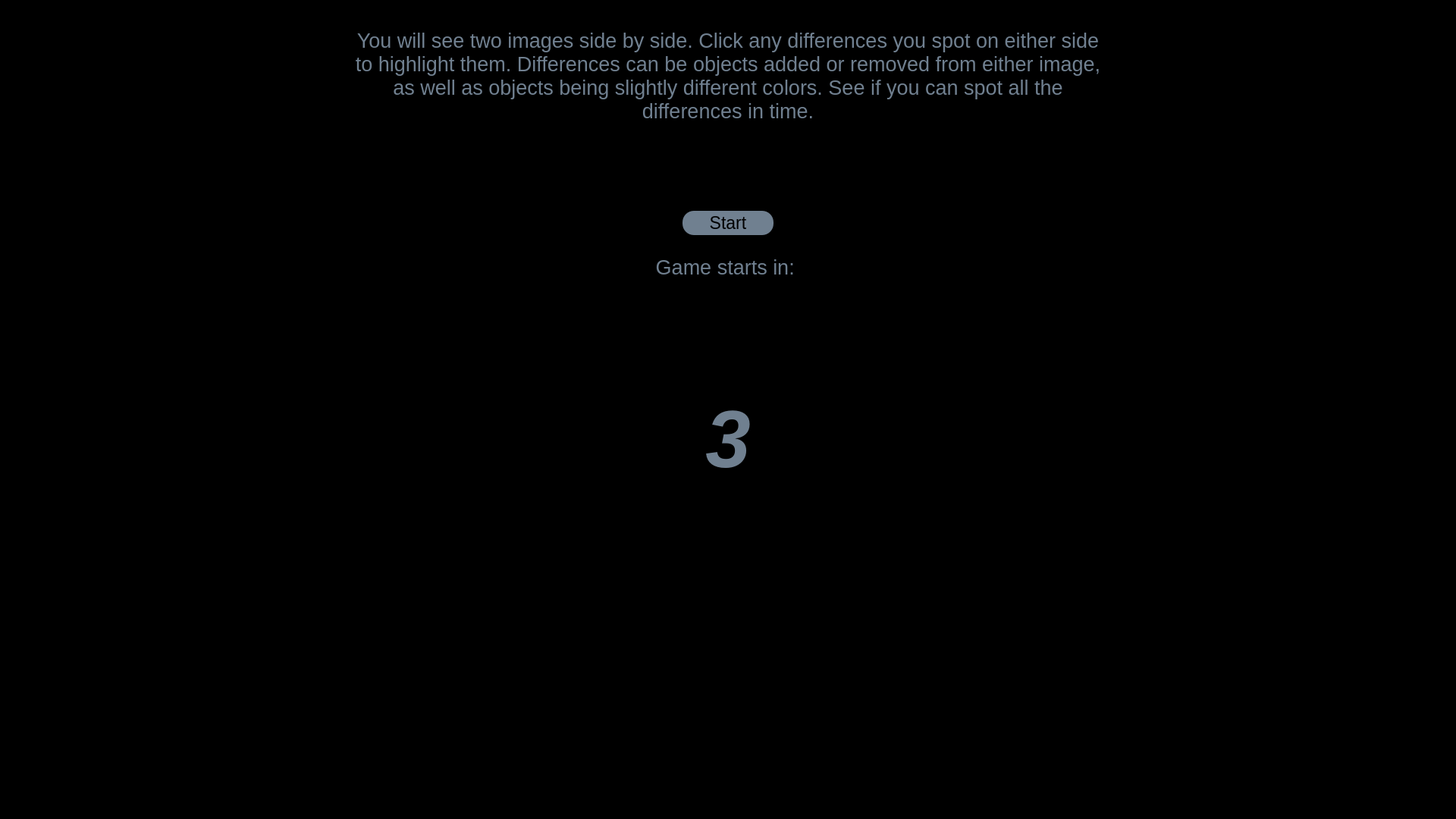
<?xml version="1.0" encoding="UTF-8"?>
<ui version="4.0">
 <class>ReadyForm</class>
 <widget class="QWidget" name="ReadyForm">
  <property name="geometry">
   <rect>
    <x>0</x>
    <y>0</y>
    <width>1920</width>
    <height>1080</height>
   </rect>
  </property>
  <property name="minimumSize">
   <size>
    <width>0</width>
    <height>0</height>
   </size>
  </property>
  <property name="maximumSize">
   <size>
    <width>16777215</width>
    <height>16777215</height>
   </size>
  </property>
  <property name="windowTitle">
   <string>Form</string>
  </property>
  <property name="styleSheet">
   <string notr="true">background-color: black</string>
  </property>
  <layout class="QVBoxLayout" name="verticalLayout_3">
   <item>
    <widget class="QStackedWidget" name="stackedWidget">
     <property name="minimumSize">
      <size>
       <width>0</width>
       <height>0</height>
      </size>
     </property>
     <property name="currentIndex">
      <number>0</number>
     </property>
     <widget class="QWidget" name="startPage">
      <property name="minimumSize">
       <size>
        <width>0</width>
        <height>0</height>
       </size>
      </property>
      <layout class="QVBoxLayout" name="verticalLayout_4">
       <item alignment="Qt::AlignHCenter">
        <widget class="QFrame" name="buttonFrame">
         <property name="minimumSize">
          <size>
           <width>0</width>
           <height>300</height>
          </size>
         </property>
         <property name="maximumSize">
          <size>
           <width>16777215</width>
           <height>300</height>
          </size>
         </property>
         <property name="frameShape">
          <enum>QFrame::StyledPanel</enum>
         </property>
         <property name="frameShadow">
          <enum>QFrame::Raised</enum>
         </property>
         <layout class="QVBoxLayout" name="verticalLayout_2">
          <item alignment="Qt::AlignHCenter|Qt::AlignVCenter">
           <widget class="QLabel" name="helpLabel">
            <property name="minimumSize">
             <size>
              <width>1000</width>
              <height>140</height>
             </size>
            </property>
            <property name="maximumSize">
             <size>
              <width>400</width>
              <height>64</height>
             </size>
            </property>
            <property name="font">
             <font>
              <pointsize>20</pointsize>
             </font>
            </property>
            <property name="styleSheet">
             <string notr="true">color: slategrey;</string>
            </property>
            <property name="text">
             <string>You will see two images side by side. Click any differences you spot on either side to highlight them. Differences can be objects added or removed from either image, as well as objects being slightly different colors. See if you can spot all the differences in time.</string>
            </property>
            <property name="alignment">
             <set>Qt::AlignCenter</set>
            </property>
            <property name="wordWrap">
             <bool>true</bool>
            </property>
           </widget>
          </item>
          <item alignment="Qt::AlignHCenter|Qt::AlignBottom">
           <widget class="QPushButton" name="startButton">
            <property name="minimumSize">
             <size>
              <width>120</width>
              <height>32</height>
             </size>
            </property>
            <property name="maximumSize">
             <size>
              <width>120</width>
              <height>32</height>
             </size>
            </property>
            <property name="font">
             <font>
              <pointsize>17</pointsize>
             </font>
            </property>
            <property name="styleSheet">
             <string notr="true">QPushButton#startButton { 
	background-color: slategrey; 
	border-radius: 15px;
	color: black; 
}

QPushButton#startButton:hover { 
	background-color: rgb(142, 158, 174); 
	border-radius: 15px;
	border: 2px solid slategrey;
}

</string>
            </property>
            <property name="text">
             <string>Start</string>
            </property>
           </widget>
          </item>
         </layout>
        </widget>
       </item>
       <item alignment="Qt::AlignHCenter">
        <widget class="QFrame" name="countdownFrame">
         <property name="minimumSize">
          <size>
           <width>0</width>
           <height>380</height>
          </size>
         </property>
         <property name="maximumSize">
          <size>
           <width>16777215</width>
           <height>400</height>
          </size>
         </property>
         <property name="frameShape">
          <enum>QFrame::StyledPanel</enum>
         </property>
         <property name="frameShadow">
          <enum>QFrame::Raised</enum>
         </property>
         <layout class="QVBoxLayout" name="verticalLayout">
          <item alignment="Qt::AlignHCenter|Qt::AlignTop">
           <widget class="QLabel" name="infoLabel">
            <property name="minimumSize">
             <size>
              <width>400</width>
              <height>32</height>
             </size>
            </property>
            <property name="maximumSize">
             <size>
              <width>400</width>
              <height>32</height>
             </size>
            </property>
            <property name="font">
             <font>
              <pointsize>20</pointsize>
             </font>
            </property>
            <property name="styleSheet">
             <string notr="true">color: slategrey;</string>
            </property>
            <property name="text">
             <string>Game starts in: </string>
            </property>
            <property name="alignment">
             <set>Qt::AlignCenter</set>
            </property>
           </widget>
          </item>
          <item alignment="Qt::AlignHCenter|Qt::AlignTop">
           <widget class="QLabel" name="countdownLabel">
            <property name="minimumSize">
             <size>
              <width>120</width>
              <height>120</height>
             </size>
            </property>
            <property name="maximumSize">
             <size>
              <width>120</width>
              <height>120</height>
             </size>
            </property>
            <property name="font">
             <font>
              <pointsize>80</pointsize>
              <italic>true</italic>
              <bold>true</bold>
             </font>
            </property>
            <property name="styleSheet">
             <string notr="true">color: slategrey;</string>
            </property>
            <property name="text">
             <string>3</string>
            </property>
            <property name="alignment">
             <set>Qt::AlignCenter</set>
            </property>
           </widget>
          </item>
         </layout>
        </widget>
       </item>
       <item>
        <spacer name="verticalSpacer">
         <property name="orientation">
          <enum>Qt::Vertical</enum>
         </property>
         <property name="sizeHint" stdset="0">
          <size>
           <width>20</width>
           <height>40</height>
          </size>
         </property>
        </spacer>
       </item>
      </layout>
     </widget>
     <widget class="QWidget" name="selectPage">
      <property name="minimumSize">
       <size>
        <width>0</width>
        <height>0</height>
       </size>
      </property>
      <layout class="QVBoxLayout" name="verticalLayout_9">
       <item alignment="Qt::AlignHCenter">
        <widget class="QFrame" name="frame">
         <property name="minimumSize">
          <size>
           <width>260</width>
           <height>300</height>
          </size>
         </property>
         <property name="maximumSize">
          <size>
           <width>260</width>
           <height>150</height>
          </size>
         </property>
         <property name="frameShape">
          <enum>QFrame::StyledPanel</enum>
         </property>
         <property name="frameShadow">
          <enum>QFrame::Raised</enum>
         </property>
         <layout class="QVBoxLayout" name="verticalLayout_6">
          <item alignment="Qt::AlignHCenter">
           <widget class="QLabel" name="countdownLabel2">
            <property name="minimumSize">
             <size>
              <width>120</width>
              <height>120</height>
             </size>
            </property>
            <property name="maximumSize">
             <size>
              <width>120</width>
              <height>120</height>
             </size>
            </property>
            <property name="font">
             <font>
              <pointsize>80</pointsize>
              <italic>true</italic>
              <bold>true</bold>
             </font>
            </property>
            <property name="styleSheet">
             <string notr="true">color: slategrey;</string>
            </property>
            <property name="text">
             <string/>
            </property>
            <property name="alignment">
             <set>Qt::AlignCenter</set>
            </property>
           </widget>
          </item>
          <item>
           <widget class="QPushButton" name="restartButton">
            <property name="minimumSize">
             <size>
              <width>240</width>
              <height>40</height>
             </size>
            </property>
            <property name="maximumSize">
             <size>
              <width>240</width>
              <height>34</height>
             </size>
            </property>
            <property name="font">
             <font>
              <pointsize>17</pointsize>
             </font>
            </property>
            <property name="styleSheet">
             <string notr="true">QPushButton#restartButton { 
	background-color: slategrey; 
	border-radius: 20px;
	color: black; 
}

QPushButton#restartButton:hover { 
	background-color: rgb(142, 158, 174); 
	border-radius: 20px;
	border: 2px solid slategrey;
}

</string>
            </property>
            <property name="text">
             <string>Restart This Image</string>
            </property>
           </widget>
          </item>
          <item>
           <widget class="QPushButton" name="startNewButton">
            <property name="minimumSize">
             <size>
              <width>240</width>
              <height>40</height>
             </size>
            </property>
            <property name="maximumSize">
             <size>
              <width>240</width>
              <height>34</height>
             </size>
            </property>
            <property name="font">
             <font>
              <pointsize>17</pointsize>
             </font>
            </property>
            <property name="styleSheet">
             <string notr="true">QPushButton#startNewButton { 
	background-color: slategrey; 
	border-radius: 20px;
	color: black; 
}

QPushButton#startNewButton:hover { 
	background-color: rgb(142, 158, 174); 
	border-radius: 20px;
	border: 2px solid slategrey;
}

</string>
            </property>
            <property name="text">
             <string>Start New Image</string>
            </property>
           </widget>
          </item>
         </layout>
        </widget>
       </item>
      </layout>
     </widget>
     <widget class="QWidget" name="endPage">
      <property name="minimumSize">
       <size>
        <width>0</width>
        <height>0</height>
       </size>
      </property>
      <layout class="QVBoxLayout" name="verticalLayout_5">
       <item alignment="Qt::AlignHCenter|Qt::AlignTop">
        <widget class="QFrame" name="frame_3">
         <property name="minimumSize">
          <size>
           <width>1000</width>
           <height>800</height>
          </size>
         </property>
         <property name="maximumSize">
          <size>
           <width>1200</width>
           <height>800</height>
          </size>
         </property>
         <property name="frameShape">
          <enum>QFrame::StyledPanel</enum>
         </property>
         <property name="frameShadow">
          <enum>QFrame::Raised</enum>
         </property>
         <layout class="QVBoxLayout" name="verticalLayout_8">
          <item>
           <widget class="QLabel" name="endLabel">
            <property name="minimumSize">
             <size>
              <width>1000</width>
              <height>140</height>
             </size>
            </property>
            <property name="maximumSize">
             <size>
              <width>400</width>
              <height>64</height>
             </size>
            </property>
            <property name="font">
             <font>
              <pointsize>70</pointsize>
             </font>
            </property>
            <property name="styleSheet">
             <string notr="true">color: slategrey;</string>
            </property>
            <property name="text">
             <string>Congratulations!</string>
            </property>
            <property name="alignment">
             <set>Qt::AlignCenter</set>
            </property>
            <property name="wordWrap">
             <bool>true</bool>
            </property>
           </widget>
          </item>
          <item>
           <widget class="QLabel" name="resultsLabel">
            <property name="minimumSize">
             <size>
              <width>1000</width>
              <height>140</height>
             </size>
            </property>
            <property name="maximumSize">
             <size>
              <width>400</width>
              <height>64</height>
             </size>
            </property>
            <property name="font">
             <font>
              <pointsize>40</pointsize>
             </font>
            </property>
            <property name="styleSheet">
             <string notr="true">color: slategrey;</string>
            </property>
            <property name="text">
             <string>You found _ differences in _ </string>
            </property>
            <property name="alignment">
             <set>Qt::AlignCenter</set>
            </property>
            <property name="wordWrap">
             <bool>true</bool>
            </property>
           </widget>
          </item>
          <item alignment="Qt::AlignHCenter">
           <widget class="QFrame" name="frame_2">
            <property name="minimumSize">
             <size>
              <width>260</width>
              <height>200</height>
             </size>
            </property>
            <property name="maximumSize">
             <size>
              <width>260</width>
              <height>200</height>
             </size>
            </property>
            <property name="frameShape">
             <enum>QFrame::StyledPanel</enum>
            </property>
            <property name="frameShadow">
             <enum>QFrame::Raised</enum>
            </property>
            <layout class="QVBoxLayout" name="verticalLayout_7">
             <item>
              <widget class="QPushButton" name="restartButton2">
               <property name="minimumSize">
                <size>
                 <width>240</width>
                 <height>40</height>
                </size>
               </property>
               <property name="maximumSize">
                <size>
                 <width>240</width>
                 <height>34</height>
                </size>
               </property>
               <property name="font">
                <font>
                 <pointsize>17</pointsize>
                </font>
               </property>
               <property name="styleSheet">
                <string notr="true">QPushButton#restartButton2 { 
	background-color: slategrey; 
	border-radius: 20px;
	color: black; 
}

QPushButton#restartButton2:hover { 
	background-color: rgb(142, 158, 174); 
	border-radius: 20px;
	border: 2px solid slategrey;
}

</string>
               </property>
               <property name="text">
                <string>Restart This Image</string>
               </property>
              </widget>
             </item>
             <item>
              <widget class="QPushButton" name="nextButton">
               <property name="minimumSize">
                <size>
                 <width>240</width>
                 <height>40</height>
                </size>
               </property>
               <property name="maximumSize">
                <size>
                 <width>240</width>
                 <height>34</height>
                </size>
               </property>
               <property name="font">
                <font>
                 <pointsize>17</pointsize>
                </font>
               </property>
               <property name="styleSheet">
                <string notr="true">QPushButton#nextButton { 
	background-color: slategrey; 
	border-radius: 20px;
	color: black; 
}

QPushButton#nextButton:hover { 
	background-color: rgb(142, 158, 174); 
	border-radius: 20px;
	border: 2px solid slategrey;
}

</string>
               </property>
               <property name="text">
                <string>Next Image</string>
               </property>
              </widget>
             </item>
             <item>
              <widget class="QPushButton" name="exitButton">
               <property name="minimumSize">
                <size>
                 <width>240</width>
                 <height>40</height>
                </size>
               </property>
               <property name="maximumSize">
                <size>
                 <width>240</width>
                 <height>34</height>
                </size>
               </property>
               <property name="font">
                <font>
                 <pointsize>17</pointsize>
                </font>
               </property>
               <property name="styleSheet">
                <string notr="true">QPushButton#exitButton { 
	background-color: slategrey; 
	border-radius: 20px;
	color: black; 
}

QPushButton#exitButton:hover { 
	background-color: rgb(142, 158, 174); 
	border-radius: 20px;
	border: 2px solid slategrey;
}

</string>
               </property>
               <property name="text">
                <string>Exit</string>
               </property>
              </widget>
             </item>
            </layout>
           </widget>
          </item>
         </layout>
        </widget>
       </item>
      </layout>
     </widget>
    </widget>
   </item>
  </layout>
 </widget>
 <resources/>
 <connections/>
</ui>
